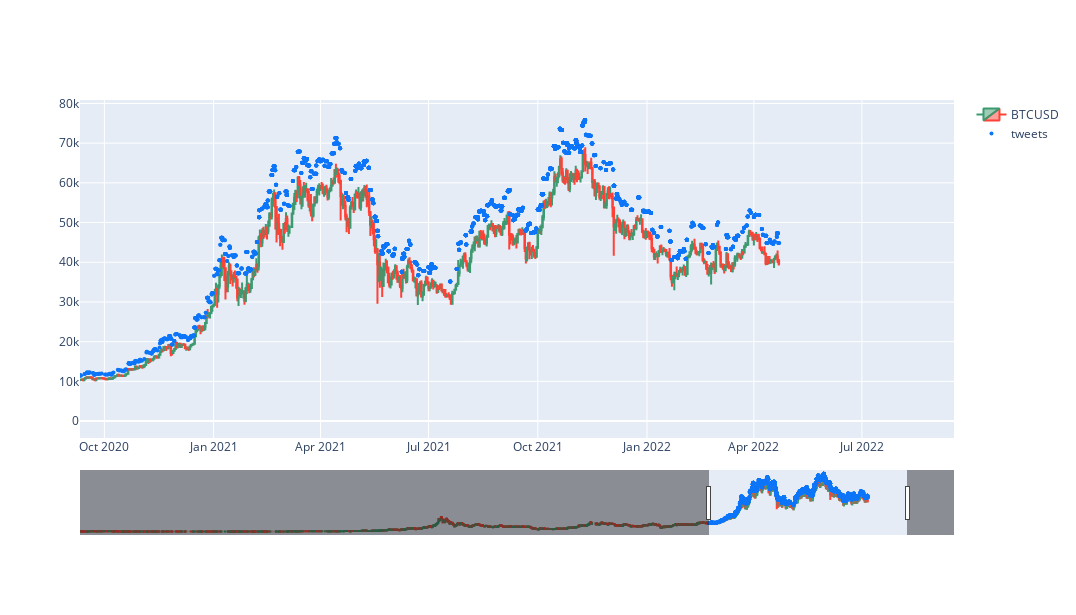

The code cell stored with this chart in its notebook:
### Code cell
fig

### Figure 1 — Plotly figure (JSON) as saved in the notebook; plotly's stock layout.template omitted (floating-point values rounded to 4 significant figures; data arrays with more than 128 entries replaced by an {"elided": "..."} marker saying what was removed)
{"data": [{"close": {"elided": "2904 float values"}, "high": {"elided": "2904 float values"}, "low": {"elided": "2904 float values"}, "name": "BTCUSD", "open": {"elided": "2904 float values"}, "type": "candlestick", "x": {"elided": "2904 str values"}}, {"marker": {"color": "#0d75f8", "size": 4}, "mode": "markers", "name": "tweets", "text": {"elided": "4608 str values"}, "textposition": "top center", "type": "scatter", "x": {"elided": "4608 str values"}, "y": {"elided": "4608 float values"}}], "layout": {"autosize": false, "height": 615, "width": 1076, "xaxis": {"range": ["2020-09-10T11:37:04", "2022-09-16T13:13:46"]}}}
